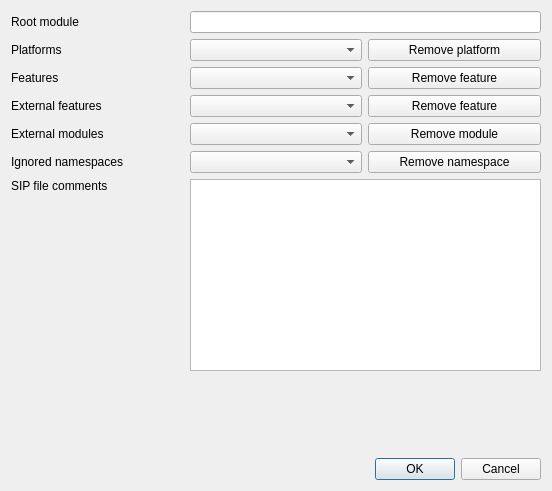
<?xml version="1.0" encoding="UTF-8"?>
<ui version="4.0">
 <class>ProjectPropertiesBase</class>
 <widget class="QDialog" name="ProjectPropertiesBase">
  <property name="geometry">
   <rect>
    <x>0</x>
    <y>0</y>
    <width>552</width>
    <height>491</height>
   </rect>
  </property>
  <property name="windowTitle">
   <string>Project Properties</string>
  </property>
  <layout class="QVBoxLayout" name="verticalLayout">
   <item>
    <layout class="QGridLayout" name="gridLayout">
     <item row="0" column="1" colspan="2">
      <widget class="QLineEdit" name="rootModule"/>
     </item>
     <item row="1" column="1">
      <widget class="QComboBox" name="platformTags">
       <property name="editable">
        <bool>false</bool>
       </property>
      </widget>
     </item>
     <item row="0" column="0">
      <widget class="QLabel" name="label_3">
       <property name="text">
        <string>Root module</string>
       </property>
      </widget>
     </item>
     <item row="1" column="0">
      <widget class="QLabel" name="label_4">
       <property name="text">
        <string>Platforms</string>
       </property>
      </widget>
     </item>
     <item row="1" column="2">
      <widget class="QPushButton" name="buttonRemovePlatTag">
       <property name="text">
        <string>Remove platform</string>
       </property>
      </widget>
     </item>
     <item row="2" column="0">
      <widget class="QLabel" name="label_8">
       <property name="text">
        <string>Features</string>
       </property>
      </widget>
     </item>
     <item row="2" column="1">
      <widget class="QComboBox" name="featureTags">
       <property name="editable">
        <bool>false</bool>
       </property>
      </widget>
     </item>
     <item row="3" column="1">
      <widget class="QComboBox" name="extFeatureTags"/>
     </item>
     <item row="2" column="2">
      <widget class="QPushButton" name="buttonRemoveFeatTag">
       <property name="text">
        <string>Remove feature</string>
       </property>
      </widget>
     </item>
     <item row="3" column="0">
      <widget class="QLabel" name="label_5">
       <property name="text">
        <string>External features</string>
       </property>
      </widget>
     </item>
     <item row="4" column="1">
      <widget class="QComboBox" name="externalModules">
       <property name="editable">
        <bool>false</bool>
       </property>
      </widget>
     </item>
     <item row="3" column="2">
      <widget class="QPushButton" name="buttonRemoveExtFeatTag">
       <property name="text">
        <string>Remove feature</string>
       </property>
      </widget>
     </item>
     <item row="4" column="0">
      <widget class="QLabel" name="label">
       <property name="text">
        <string>External modules</string>
       </property>
      </widget>
     </item>
     <item row="5" column="1">
      <widget class="QComboBox" name="ignoredNamespaces"/>
     </item>
     <item row="4" column="2">
      <widget class="QPushButton" name="buttonRemoveModule">
       <property name="text">
        <string>Remove module</string>
       </property>
      </widget>
     </item>
     <item row="5" column="0">
      <widget class="QLabel" name="label_2">
       <property name="text">
        <string>Ignored namespaces</string>
       </property>
      </widget>
     </item>
     <item row="5" column="2">
      <widget class="QPushButton" name="buttonRemoveNamespace">
       <property name="text">
        <string>Remove namespace</string>
       </property>
      </widget>
     </item>
     <item row="6" column="0">
      <widget class="QLabel" name="label_6">
       <property name="text">
        <string>SIP file comments</string>
       </property>
       <property name="alignment">
        <set>Qt::AlignLeading|Qt::AlignLeft|Qt::AlignTop</set>
       </property>
      </widget>
     </item>
     <item row="6" column="1" colspan="2">
      <widget class="QPlainTextEdit" name="sipFileComments">
       <property name="lineWrapMode">
        <enum>QPlainTextEdit::NoWrap</enum>
       </property>
      </widget>
     </item>
    </layout>
   </item>
   <item>
    <spacer name="verticalSpacer">
     <property name="orientation">
      <enum>Qt::Vertical</enum>
     </property>
     <property name="sizeHint" stdset="0">
      <size>
       <width>20</width>
       <height>1</height>
      </size>
     </property>
    </spacer>
   </item>
   <item>
    <widget class="QDialogButtonBox" name="buttonBox">
     <property name="orientation">
      <enum>Qt::Horizontal</enum>
     </property>
     <property name="standardButtons">
      <set>QDialogButtonBox::Cancel|QDialogButtonBox::Ok</set>
     </property>
    </widget>
   </item>
  </layout>
 </widget>
 <tabstops>
  <tabstop>rootModule</tabstop>
  <tabstop>platformTags</tabstop>
  <tabstop>buttonRemovePlatTag</tabstop>
  <tabstop>featureTags</tabstop>
  <tabstop>buttonRemoveFeatTag</tabstop>
  <tabstop>extFeatureTags</tabstop>
  <tabstop>buttonRemoveExtFeatTag</tabstop>
  <tabstop>externalModules</tabstop>
  <tabstop>buttonRemoveModule</tabstop>
  <tabstop>ignoredNamespaces</tabstop>
  <tabstop>buttonRemoveNamespace</tabstop>
  <tabstop>sipFileComments</tabstop>
  <tabstop>buttonBox</tabstop>
 </tabstops>
 <resources/>
 <connections>
  <connection>
   <sender>buttonBox</sender>
   <signal>accepted()</signal>
   <receiver>ProjectPropertiesBase</receiver>
   <slot>accept()</slot>
   <hints>
    <hint type="sourcelabel">
     <x>248</x>
     <y>254</y>
    </hint>
    <hint type="destinationlabel">
     <x>157</x>
     <y>274</y>
    </hint>
   </hints>
  </connection>
  <connection>
   <sender>buttonBox</sender>
   <signal>rejected()</signal>
   <receiver>ProjectPropertiesBase</receiver>
   <slot>reject()</slot>
   <hints>
    <hint type="sourcelabel">
     <x>316</x>
     <y>260</y>
    </hint>
    <hint type="destinationlabel">
     <x>286</x>
     <y>274</y>
    </hint>
   </hints>
  </connection>
 </connections>
</ui>
